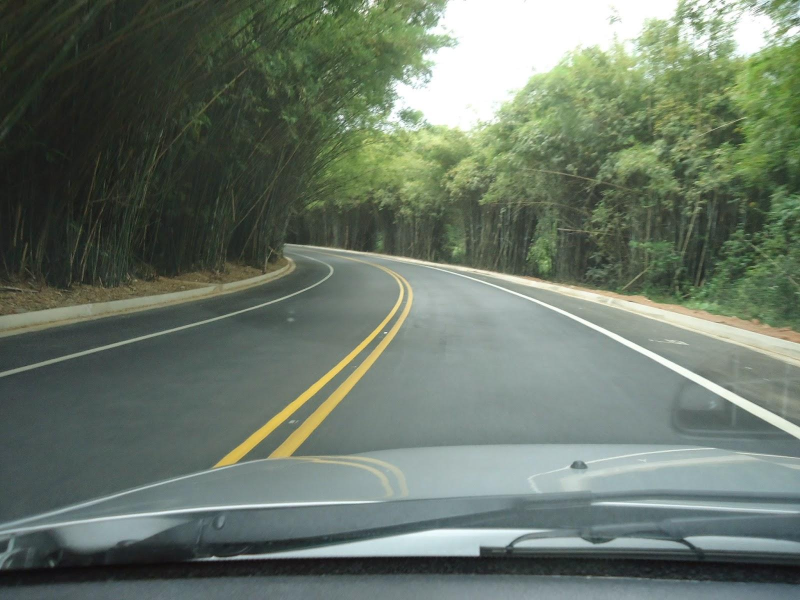
#> input picture acha.png, 1600 x 1200 px, found by its file name (shown at 1/2 size)
$ python jj.py
#> lines starting #> are read from the running program, lines starting #| are printed output that depends on the picture; after the words box and inside, x2 and y2 are one past the last pixel; in counts of white or black regions, pixels touching at a corner belong together

import cv2
import numpy as np

# ==========================================
# 1. LOAD IMAGE
# ==========================================

image_path = "/home/mantra/Desktop/Workstuff/CEAM CV/Week2/acha.png"

image = cv2.imread(image_path)
#> image is the input picture: shape (1200, 1600, 3); mean B, G, R 104.9, 118.1, 105.9

if image is None:
    print("Error: Image could not be loaded.")
    raise SystemExit

image = cv2.resize(image, (1000, 700))
#> image: shape (700, 1000, 3)
original = image.copy()

height, width = image.shape[:2]


# ==========================================
# 2. DETECT YELLOW AND WHITE PIXELS
# ==========================================

hsv = cv2.cvtColor(image, cv2.COLOR_BGR2HSV)
#> hsv: shape (700, 1000, 3); mean H, S, V 63.4, 46, 118.8

# Yellow markings
lower_yellow = np.array([15, 70, 100])
upper_yellow = np.array([40, 255, 255])

yellow_mask = cv2.inRange(
    hsv, lower_yellow, upper_yellow
)
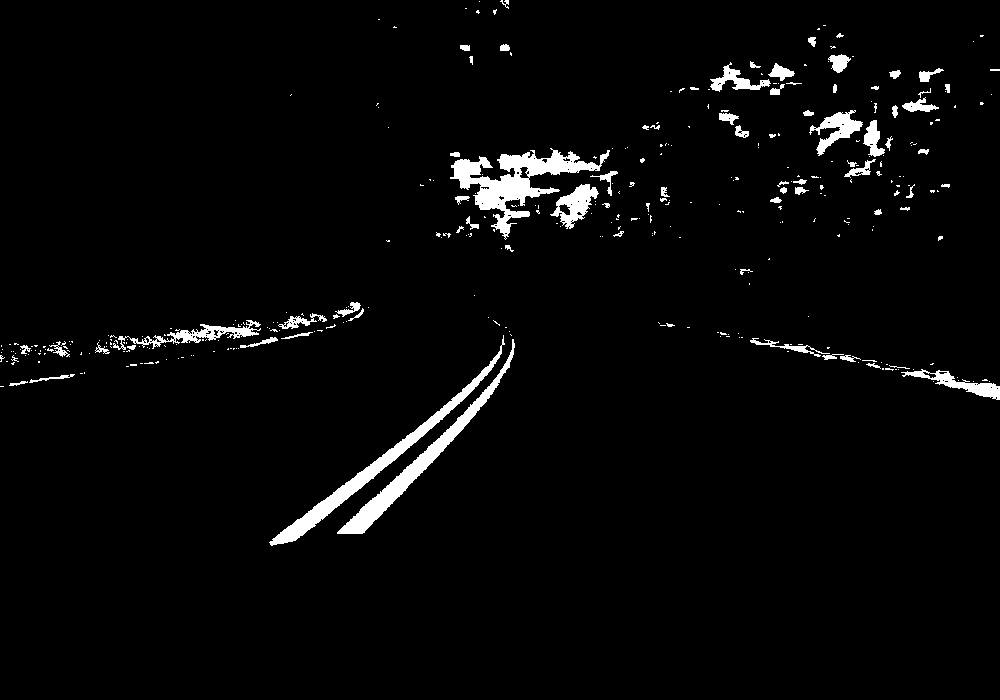
#> yellow_mask: shape (700, 1000); 3% white; 363 white regions (287 under 20 px), largest, box (x1, y1, x2, y2) and area: (450, 148, 610, 240) 4332, (269, 335, 505, 546) 3237, (337, 339, 515, 534) 3053

# White markings
lower_white = np.array([0, 0, 170])
upper_white = np.array([179, 60, 255])

white_mask = cv2.inRange(
    hsv, lower_white, upper_white
)
#> white_mask: shape (700, 1000); 14.9% white; 350 white regions (312 under 20 px), largest, box (x1, y1, x2, y2) and area: (466, 0, 1000, 162) 42190, (0, 518, 1000, 627) 28935, (381, 287, 1000, 512) 19225

# Combine yellow and white
lane_mask = cv2.bitwise_or(
    yellow_mask, white_mask
)
#> lane_mask: shape (700, 1000); 17.9% white; 612 white regions (518 under 20 px), largest, box (x1, y1, x2, y2) and area: (450, 0, 1000, 240) 48044, (0, 518, 1000, 627) 28935, (41, 287, 1000, 605) 27522


# ==========================================
# 3. IGNORE AREAS OUTSIDE THE ROAD
# ==========================================

roi_mask = np.zeros((height, width), dtype=np.uint8)

road_roi = np.array([[
    (int(width * 0.05), height - 1),
    (int(width * 0.95), height - 1),
    (int(width * 0.70), int(height * 0.40)),
    (int(width * 0.30), int(height * 0.40))
]], dtype=np.int32)

cv2.fillPoly(roi_mask, road_roi, 255)
#> roi_mask: shape (700, 1000); 39.1% white; 1 white region, box (x1, y1, x2, y2) and area: (50, 280, 951, 700) 273420

lane_mask = cv2.bitwise_and(
    lane_mask, roi_mask
)
#> lane_mask: shape (700, 1000); 7.6% white; 104 white regions (84 under 20 px), largest, box (x1, y1, x2, y2) and area: (104, 518, 874, 627) 24137, (118, 287, 771, 587) 18021, (291, 617, 689, 652) 6162


# ==========================================
# 4. CONNECT SMALL GAPS
# ==========================================

kernel = cv2.getStructuringElement(
    cv2.MORPH_RECT, (7, 3)
)

lane_mask = cv2.morphologyEx(
    lane_mask, cv2.MORPH_CLOSE, kernel
)
#> lane_mask: shape (700, 1000); 7.8% white; 41 white regions (30 under 20 px), largest, box (x1, y1, x2, y2) and area: (104, 518, 874, 627) 24588, (118, 286, 771, 587) 19638, (291, 617, 857, 652) 7886


# ==========================================
# 5. MAKE DETECTED MARKINGS RED
# ==========================================

# OpenCV uses BGR colour order:
# Red = (0, 0, 255)
# Green = (0, 255, 0)

red_boundaries = original.copy()
red_boundaries[lane_mask > 0] = (0, 0, 255)
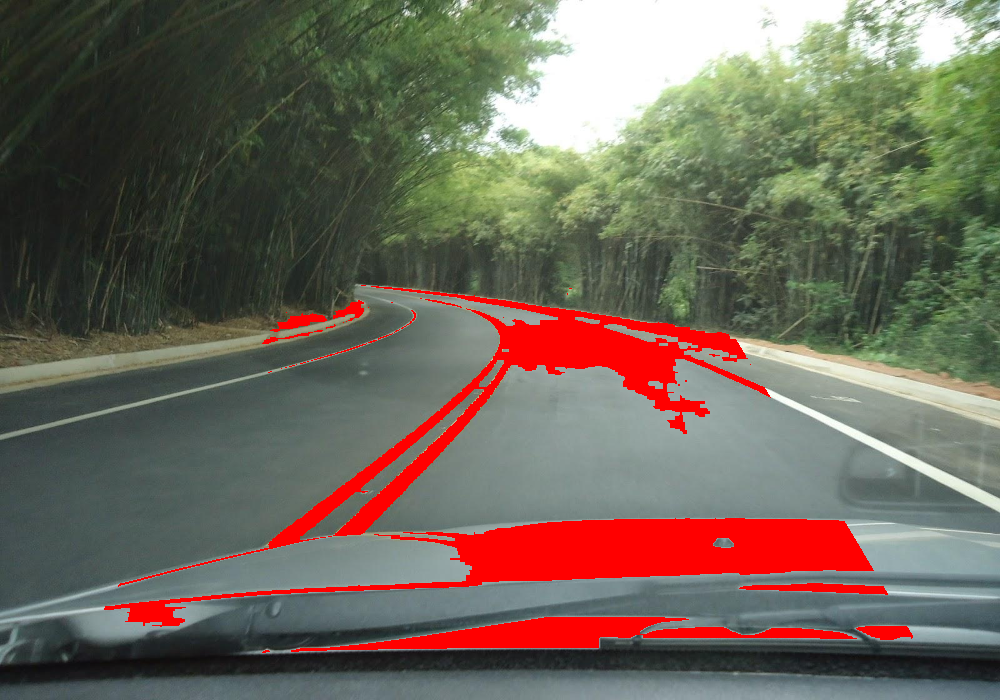
#> red_boundaries: shape (700, 1000, 3); mean B, G, R 90.9, 103.2, 111.8


# ==========================================
# 6. SCAN EACH ROW FROM LEFT TO RIGHT
# ==========================================

path_mask = np.zeros(
    (height, width), dtype=np.uint8
)

for y in range(height):

    # True means a lane-marking pixel was detected
    row = lane_mask[y] > 0

    # Find the beginning and end of each continuous
    # group of lane-marking pixels
    changes = np.diff(
        np.concatenate(
            ([False], row, [False])
        ).astype(np.int8)
    )

    starts = np.where(changes == 1)[0]
    ends = np.where(changes == -1)[0]

    # Each continuous group is one detected marking.
    # Fill between marking 1 and 2, then 3 and 4, etc.
    for i in range(0, len(starts) - 1, 2):

        first_boundary = ends[i]
        second_boundary = starts[i + 1]

        # Colour the pixels between the two markings
        if second_boundary > first_boundary:

            path_mask[
                y, first_boundary:second_boundary
            ] = 255
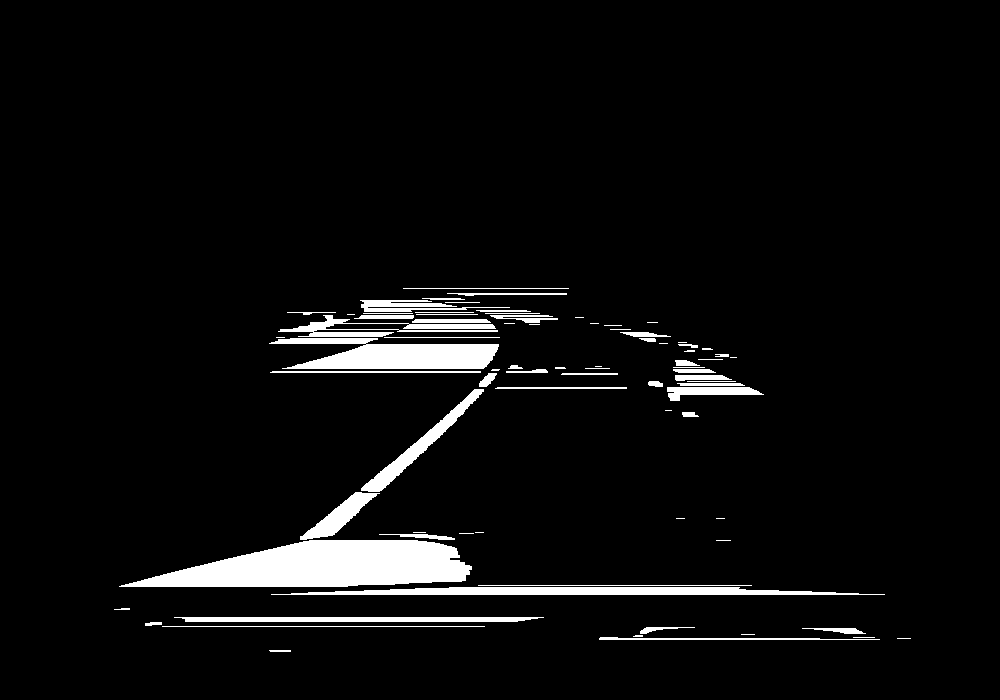
#> path_mask: shape (700, 1000); 4.9% white; 80 white regions (24 under 20 px), largest, box (x1, y1, x2, y2) and area: (119, 540, 472, 587) 11370, (269, 338, 499, 369) 4732, (271, 587, 885, 595) 3573


# ==========================================
# 7. COLOUR THE PATH GREEN
# ==========================================

overlay = original.copy()

overlay[path_mask > 0] = (0, 255, 0)
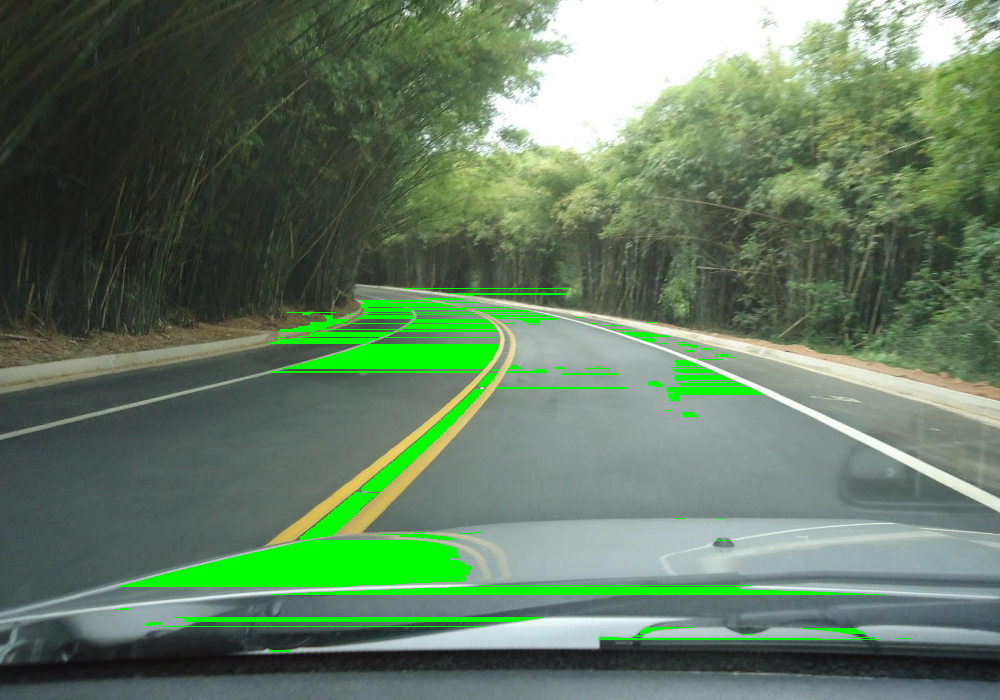
#> overlay: shape (700, 1000, 3); mean B, G, R 98.6, 124, 100.1

# Make the green transparent
result = cv2.addWeighted(
    overlay, 0.35,
    original, 0.65,
    0
)

# Show detected lane markings in red
result[lane_mask > 0] = (0, 0, 255)
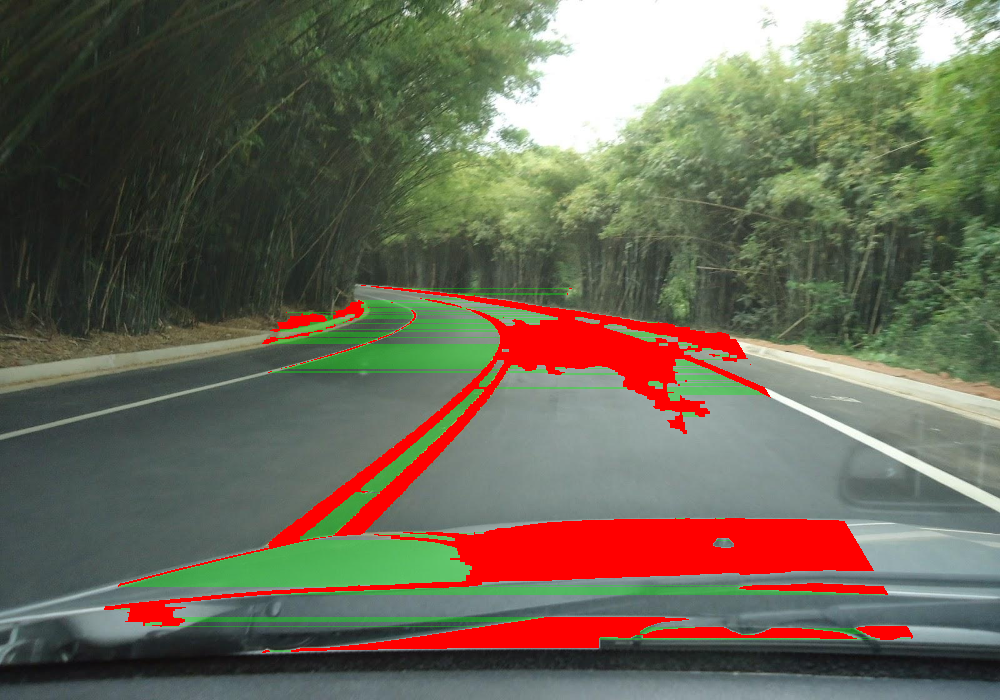
#> result: shape (700, 1000, 3); mean B, G, R 88.7, 105.3, 109.8


# ==========================================
# 8. DISPLAY RESULTS
# ==========================================

cv2.imshow("Original Image", original)
cv2.imshow("Detected Red Markings", red_boundaries)
cv2.imshow("Lane Mask", lane_mask)
cv2.imshow("Drivable Path - Green", result)

cv2.waitKey(0)
cv2.destroyAllWindows()

$ run again, with HSV.png copied over acha.png
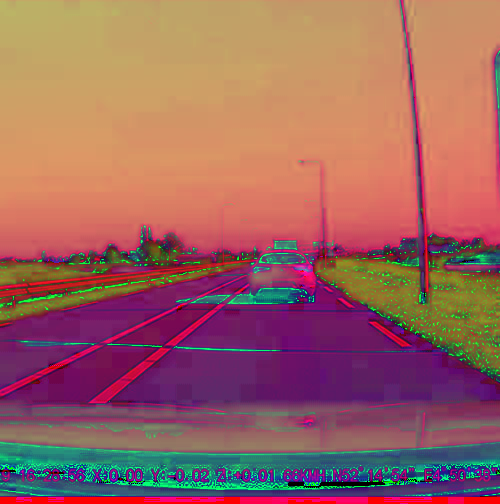
#> input picture HSV.png, 500 x 504 px, found by its file name
#> image is the input picture: shape (504, 500, 3); mean B, G, R 95.8, 100.2, 155.8
#> image: shape (700, 1000, 3)
#> hsv: shape (700, 1000, 3); mean H, S, V 72.5, 154.1, 168
#> `yellow_mask = cv2.inRange( hsv, lower_yellow, upper_yellow )`:
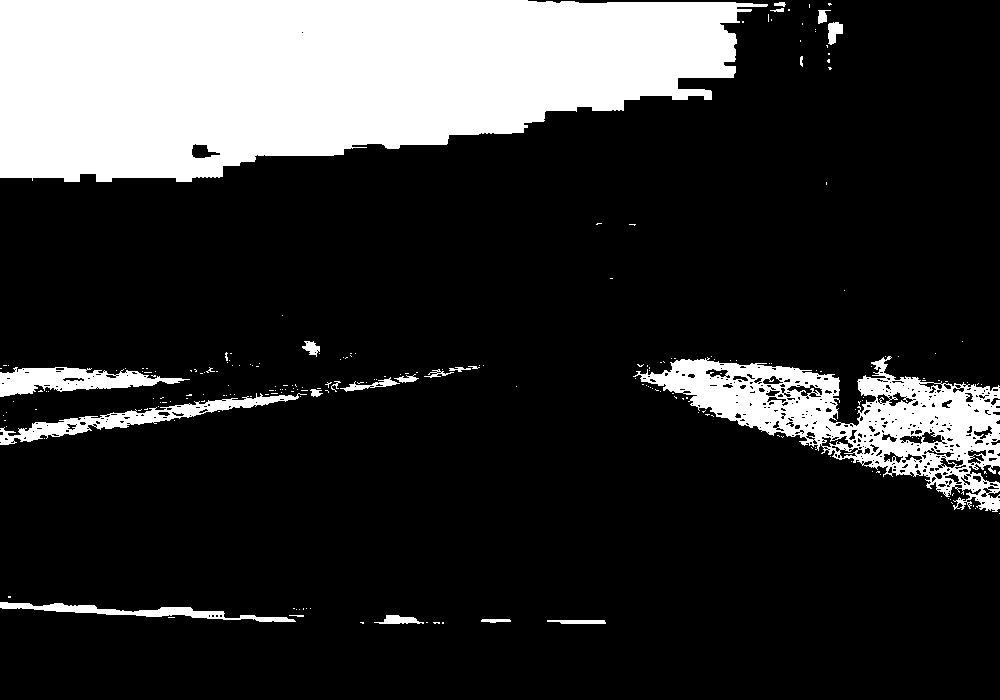
#> yellow_mask: shape (700, 1000); 19.5% white; 223 white regions (201 under 20 px), largest, box (x1, y1, x2, y2) and area: (0, 0, 768, 182) 105038, (633, 356, 1000, 512) 20848, (0, 393, 307, 445) 3232
#> white_mask: shape (700, 1000); every value is 0
#> roi_mask: shape (700, 1000); 39.1% white; 1 white region, box (x1, y1, x2, y2) and area: (50, 280, 951, 700) 273420
#> red_boundaries: shape (700, 1000, 3); mean B, G, R 95.1, 98.5, 157.5
#> overlay: shape (700, 1000, 3); mean B, G, R 94.1, 103.9, 153.5
#> `result[lane_mask > 0] = (0, 0, 255)`:
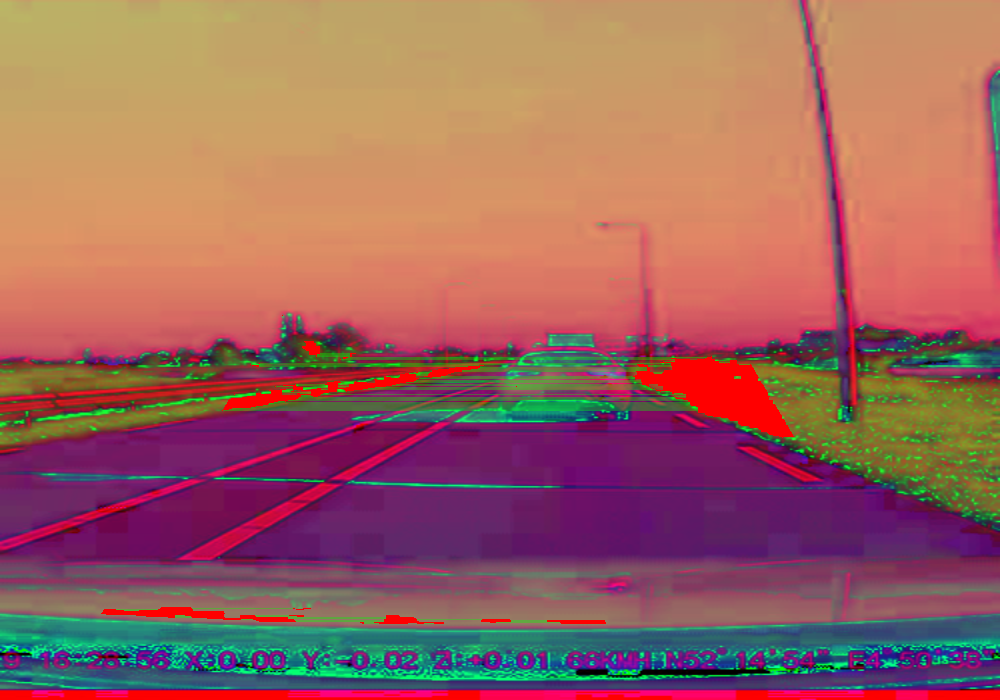
#> result: shape (700, 1000, 3); mean B, G, R 94.5, 99.8, 156.7
